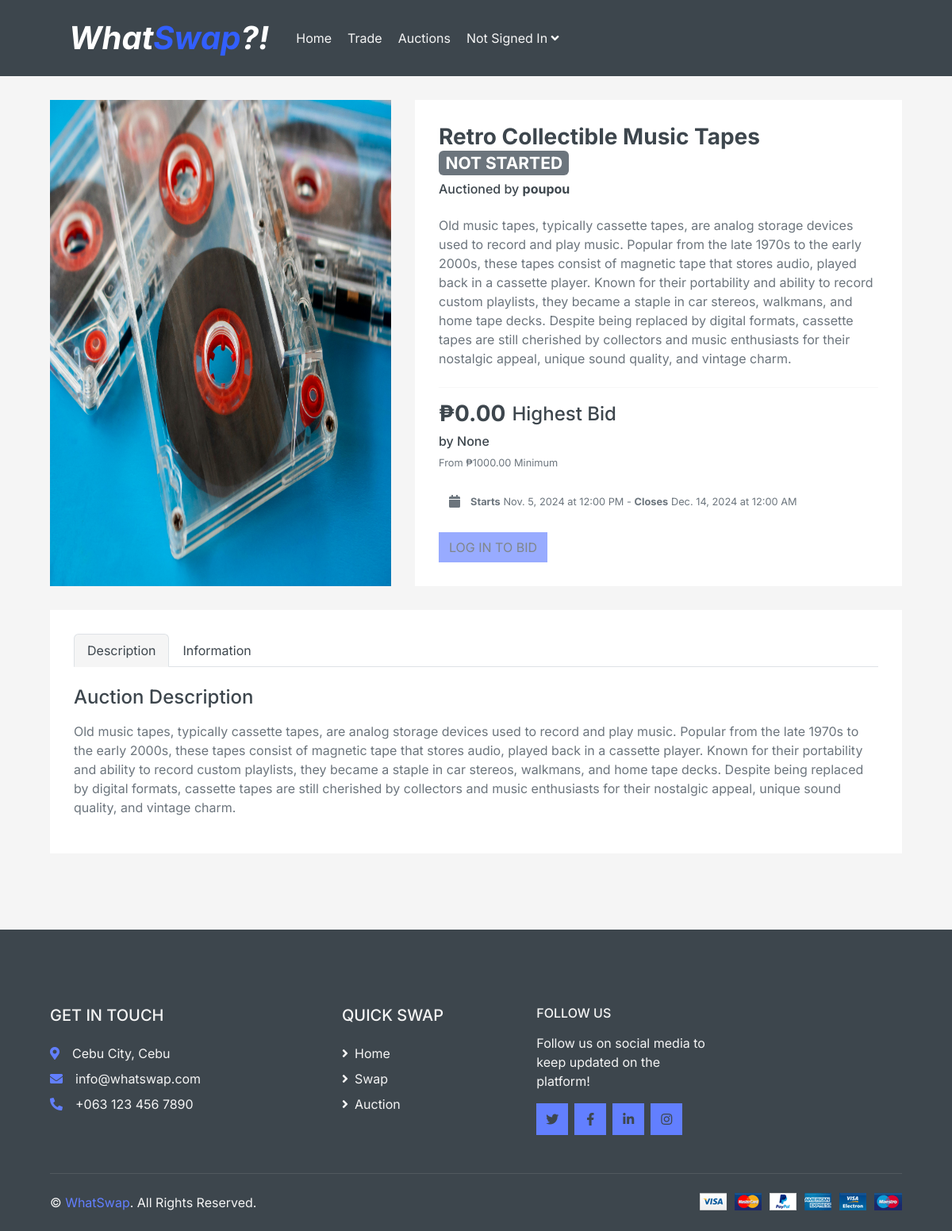
Page /auctions/auction_item/17/ on the committed database.
### main/models.py (models this page shows, shortened)
class Auction(models.Model):
    auction_title = models.CharField(max_length = 100)
    auction_description = models.TextField(max_length = 500)
    is_deleted = models.BooleanField(default = False)
    start_date = models.DateTimeField(default = tz.now)
    end_date = models.DateTimeField(default = tz.now)
    minimum_bid = models.DecimalField(default = 0.0, max_digits = 10, decimal_places = 2)
    highest_bid = models.DecimalField(default = 0.0, max_digits = 10, decimal_places = 2)
    highest_bidder_id = models.ForeignKey(User, on_delete = models.CASCADE, null = True, blank = True)
    bid_increment = models.DecimalField(default = 1.0, max_digits = 10, decimal_places = 2)
    class AuctionStatus(models.TextChoices):
        NOT_STARTED = 'NOT STARTED'
        ONGOING = 'ONGOING'
        FINISHED = 'FINISHED'
        CANCELLED = 'CANCELLED'
    auction_status = models.CharField(
        max_length = 20,
        choices = AuctionStatus.choices,
        default = AuctionStatus.NOT_STARTED,
    )
    auction_item_id = models.ForeignKey(Item, on_delete = models.CASCADE)

class Item(models.Model):
    owner = models.ForeignKey(User, on_delete=models.CASCADE,null=True, blank = True)
    item_name = models.CharField(max_length=100)
    item_desc = models.TextField(max_length=1000)
    image_url = models.ImageField(upload_to="images/items/", default="images/default_item.jpg")
    created_at = models.DateTimeField(auto_now_add=True)

### main/views.py (the view, shortened to what this page needs)
# urls.py: path('auctions/auction_item/<int:pk>/', views.auction_item, name="trade_item"),
def auction_item(request,pk):
    auction = get_object_or_404(Auction, pk=pk)
    return render(request,"auctions/auction.html",{'auction':auction})

### templates/auctions/auction.html (shortened to what this page needs)
<head>
    <link href="https://cdn.jsdelivr.net/npm/bootstrap@5.3.3/dist/css/bootstrap.min.css" rel="stylesheet">
    {% include 'common/head.html' %}
</head>
<body>
    {% include "common/navbar.html"%}
    <div class="container-fluid pb-5">
        <div class="row px-xl-5">
            <div class="col-lg-5 mb-30">
                <div id="product-carousel" class="carousel slide" data-ride="carousel">
                    <div class="carousel-inner bg-light">
                        <div class="carousel-item active">
                            <img class="w-100 h-100" src="{{auction.auction_item_id.image_url.url}}" alt="Image">
                        </div>
                    </div>
                </div>
            </div>
            <div class="col-lg-7 h-auto mb-30">
                <div class="h-100 bg-light p-30">
                    <h3>{{auction.auction_title}}
                        {% if auction.auction_status == 'ONGOING' %} <span class="badge text-bg-success">
                        {% elif auction.auction_status == 'NOT STARTED' %} <span class="badge text-bg-secondary">
                        {% elif auction.auction_status == 'CANCELLED' %} <span class="badge text-bg-danger">
                        {% elif auction.auction_status == 'FINISHED' %} <span class="badge text-bg-dark">
                        {% endif %}
                        {{auction.auction_status}}
                    </h3>
                    <h6>Auctioned by <b>{{auction.auction_item_id.owner}}</b></h6>
                    <p class="mb-4 mt-4">
                        {{auction.auction_description}}
                    </p>
                    <hr>
                    <div class="d-flex align-items-center justify-content-left mt-2">
                        <h3 class="font-weight-semi-bold">₱{{auction.highest_bid}}</h3>
                        <h4 class="ml-2 mr-2">Highest Bid</h4>
                    </div>
                    <h6>by {{auction.highest_bidder_id}}</h6>
                    <small>From ₱{{auction.minimum_bid}} Minimum</small>
                    <div class="d-flex align-items-center justify-content-left mt-4">
                        <small><a class="btn" href=""><i class="fa fa-calendar" aria-hidden="true"></i></a></small>
                        <small><b>Starts</b> {{auction.start_date| date:'M. j, Y' }} at {{auction.start_date| date:'h:i A'}} - <b>Closes</b> {{auction.end_date| date:'M. j, Y' }} at {{auction.end_date| date:'h:i A'}}</small><br>
                    </div>
                    <br>
                    {% if user.is_authenticated %}
                        {% if request.user == auction.auction_item_id.owner %}
                            <button type="button" class="btn btn-primary" onclick="window.location.href = '/auctions/auction_update/{{auction.pk}}'">
                                EDIT AUCTION
                            </button>
                            <form method="POST">
                                {% csrf_token %}
                                <input type="hidden" name="isDeleting" value="true">
                                <button type="submit" class="btn btn-danger">
                                    DELETE AUCTION
                                </button>
                            </form>
                        {% else %}
                            <div class="d-flex align-items-center mb-4 pt-2">
                                <div class="input-group quantity mr-3" style="width: 250px;">
                                    <div class="input-group-btn">
                                        <button class="btn btn-primary btn-minus">
                                            <i class="fa fa-minus"></i>
                                        </button>
                                    </div>
                                    <input type="text" class="form-control bg-secondary border-0 text-center" value="{{ auction.highest_bid }}" step="{{ auction.bid_increment }}">
                                    <div class="input-group-btn">
                                        <button class="btn btn-primary btn-plus">
                                            <i class="fa fa-plus"></i>
                                        </button>
                                    </div>
                                </div>
                                <!-- <button class="btn btn-primary px-3"><i class="fa fa-money-bill" aria-hidden="true"></i>
                                    Bid on Item</button> -->
                                    <button type="button" class="btn btn-primary btn-lg"
                                    data-bs-toggle="modal" data-bs-target="#modalMakeBid">
                                        Bid on Item
                                    </button>
                            </div>
                        {% endif %}
                    {% else %}
                        <button type="button" class="btn btn-primary" disabled>LOG IN TO BID</button>
                    {% endif %}
                </div>
            </div>
        </div>
        <div class="row px-xl-5">
            <div class="col">
                <div class="bg-light p-30">
                    <div class="nav nav-tabs mb-4">
                        <a class="nav-item nav-link text-dark active" data-toggle="tab" href="#tab-pane-1">Description</a>
                        <a class="nav-item nav-link text-dark" data-toggle="tab" href="#tab-pane-2">Information</a>
                    </div>
                    <div class="tab-content">
                        <div class="tab-pane fade show active" id="tab-pane-1">
                            <h4 class="mb-3">Auction Description</h4>
                            <p>{{auction.auction_description}}</p>
                        </div>
                    </div>
                </div>
            </div>
        </div>
    </div>
    {% include 'common/foot.html' %}
</body>

### rows in the picture
Auction: auction_item_id.image_url (picture), auction_title "Retro Collectible Music Tapes", auction_status "NOT STARTED", auction_item_id.owner "poupou", auction_description "Old music tapes, typically cassette tapes, are analog storage devices used to record and play music. Popular from the late 1970s to the early 2000s, these tapes consist of magnetic tape that stores audio, played back in a cassette player. Known for their portability and ability to record custom playlists, they became a staple in car stereos, walkmans, and home tape decks. Despite being replaced by digital formats, cassette tapes are still cherished by collectors and music enthusiasts for their nostalgic appeal, unique sound quality, and vintage charm.", highest_bid "0.00", highest_bidder_id "None", minimum_bid "1000.00", start_date "Nov. 5, 2024", start_date "12:00 PM", end_date "Dec. 14, 2024", end_date "12:00 AM"
